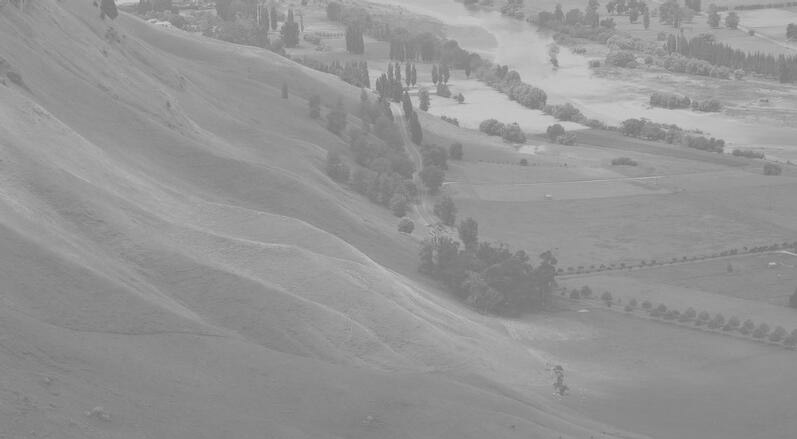
%> input picture 0-实例/zftjh.jpg, 797 x 439 px
$ octave '5.直方图均衡化.m'   (GNU Octave 9; MATLAB toolbox functions it lacks are replaced by stand-ins)
%> lines starting %> are read from the running program, lines starting %| are printed output that depends on the picture
%% 2.6 打开一幅图并将其直方图均衡化
close all;
clear;
clc;
file4 = 'zftjh.jpg';
pic4 = imread(file4);
%> pic4 is the input picture: size 439x797 uint8; min 113, max 208, mean 148.6
figure;
subplot(2,2,1);
imshow(pic4);
title('41 山 原图');

% 直方图
subplot(2,2,3);
imhist(pic4);
title('42 山 直方图');

% 均衡化
pic4_eq = histeq(pic4, 256);
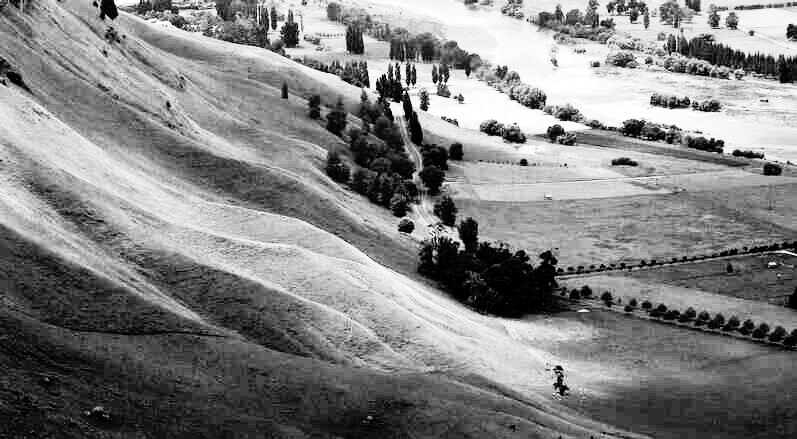
%> pic4_eq: size 439x797 uint8; min 0, max 255, mean 130
subplot(2,2,2);
imshow(pic4_eq);
title('43 山 均衡化的图')
subplot(2,2,4);
imhist(pic4_eq);
title('44 山 均衡化后的直方图')
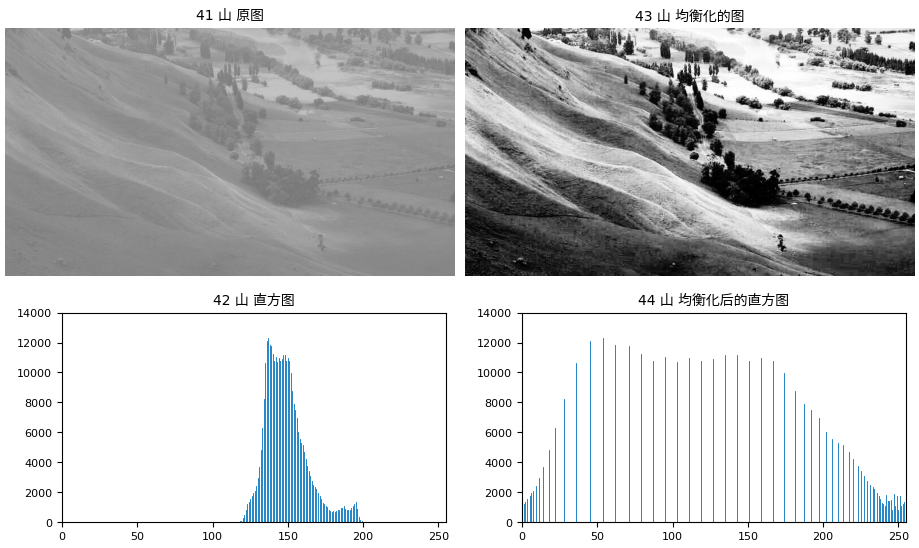
%> figure redrawn from the program's plot data, 4 panels
